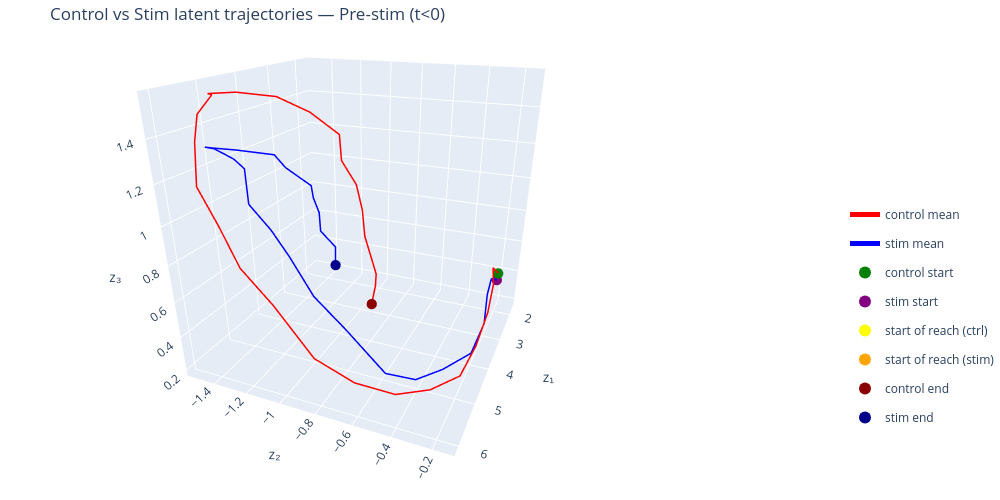

Notebook code cell kept with this figure:
### Code cell
# Plot without offset
fig = plot_latent_phase_portrait_shared(
    z_control=z_control,
    z_stim=z_stim_1,
    centers_ms_control=centers_ms_control,
    centers_ms_stim=centers_ms_stim,
    alpha_trials=0.05,
    stim_z1_offset=0.0, 
    time_window="prestim",
    show_markers=False,
    show_trials=False,
    highlight_segments=True,
)

fig.update_layout(scene_camera=dict(
    eye=dict(x=1.75, y=0.75, z=0.75),
    center=dict(x=0, y=0, z=-0.2)
))

fig.show()

### Figure 1 — Plotly figure (JSON) as saved in the notebook; plotly's stock layout.template omitted (floating-point values rounded to 4 significant figures)
{"data": [{"legendgroup": "control mean", "line": {"color": "red", "width": 3}, "marker": {"color": [-590.0, -570.0, -550.0, -530.0, -510.0, -490.0, -470.0, -450.0, -430.0, -410.0, -390.0, -370.0, -350.0, -330.0, -310.0, -290.0, -270.0, -250.0, -230.0, -210.0, -190.0, -170.0, -150.0, -130.0, -110.0, -90.0, -70.0, -50.0, -30.0, -10.0], "colorscale": [[0, "#440154"], [0.1111, "#482878"], [0.2222, "#3e4989"], [0.3333, "#31688e"], [0.4444, "#26828e"], [0.5556, "#1f9e89"], [0.6667, "#35b779"], [0.7778, "#6ece58"], [0.8889, "#b5de2b"], [1, "#fde725"]], "showscale": false, "size": 3}, "mode": "lines", "name": "control mean", "showlegend": true, "type": "scatter3d", "x": [1.683, 2.485, 3.222, 3.865, 4.434, 4.975, 5.369, 5.721, 5.938, 6.07, 5.892, 5.915, 5.774, 5.738, 5.414, 5.237, 4.982, 5.289, 5.006, 4.552, 4.301, 4.197, 4.625, 4.686, 4.866, 5.133, 5.204, 5.187, 5.213, 5.382], "y": [-0.2125, -0.2077, -0.1586, -0.1398, -0.1521, -0.1849, -0.2994, -0.4397, -0.624, -0.8134, -1.056, -1.222, -1.353, -1.462, -1.525, -1.535, -1.499, -1.445, -1.353, -1.224, -1.087, -0.9441, -0.8698, -0.7843, -0.7284, -0.6791, -0.6366, -0.6134, -0.6136, -0.6103], "z": [0.3809, 0.5319, 0.5426, 0.4795, 0.378, 0.2995, 0.2694, 0.2787, 0.3392, 0.4506, 0.649, 0.8161, 0.988, 1.162, 1.339, 1.456, 1.533, 1.556, 1.555, 1.523, 1.448, 1.347, 1.26, 1.161, 1.062, 0.9712, 0.8808, 0.7992, 0.7403, 0.6735]}, {"legendgroup": "control mean", "line": {"color": "limegreen", "width": 6}, "marker": {"color": "limegreen", "size": 5}, "mode": "lines", "name": "control mean IR region", "showlegend": false, "type": "scatter3d", "x": [5.382], "y": [-0.6103], "z": [0.6735]}, {"legendgroup": "control mean", "line": {"color": "red", "width": 3}, "marker": {"color": [], "colorscale": [[0, "#440154"], [0.1111, "#482878"], [0.2222, "#3e4989"], [0.3333, "#31688e"], [0.4444, "#26828e"], [0.5556, "#1f9e89"], [0.6667, "#35b779"], [0.7778, "#6ece58"], [0.8889, "#b5de2b"], [1, "#fde725"]], "showscale": false, "size": 3}, "mode": "lines", "name": "control mean", "showlegend": false, "type": "scatter3d", "x": [], "y": [], "z": []}, {"legendgroup": "stim mean", "line": {"color": "blue", "width": 3}, "marker": {"color": [-590.0, -570.0, -550.0, -530.0, -510.0, -490.0, -470.0, -450.0, -430.0, -410.0, -390.0, -370.0, -350.0, -330.0, -310.0, -290.0, -270.0, -250.0, -230.0, -210.0, -190.0, -170.0, -150.0, -130.0, -110.0, -90.0, -70.0, -50.0, -30.0], "colorscale": [[0, "#440154"], [0.1111, "#482878"], [0.2222, "#3e4989"], [0.3333, "#31688e"], [0.4444, "#26828e"], [0.5556, "#1f9e89"], [0.6667, "#35b779"], [0.7778, "#6ece58"], [0.8889, "#b5de2b"], [1, "#fde725"]], "showscale": false, "size": 3}, "mode": "lines", "name": "stim mean", "showlegend": true, "type": "scatter3d", "x": [1.66, 2.45, 3.139, 3.748, 4.275, 4.643, 4.948, 5.073, 4.815, 4.751, 4.513, 4.5, 4.612, 4.347, 4.571, 4.841, 5.046, 5.264, 5.18, 4.856, 4.219, 4.303, 4.243, 4.185, 4.389, 4.553, 4.802, 4.688, 4.873], "y": [-0.2171, -0.2125, -0.1905, -0.1587, -0.1825, -0.3013, -0.4172, -0.5715, -0.8352, -1.035, -1.22, -1.329, -1.434, -1.499, -1.508, -1.511, -1.509, -1.508, -1.493, -1.422, -1.328, -1.248, -1.18, -1.12, -1.074, -1.015, -0.9683, -0.9053, -0.8784], "z": [0.3293, 0.4543, 0.4613, 0.3871, 0.2947, 0.2352, 0.2029, 0.2238, 0.3746, 0.5217, 0.6897, 0.8256, 0.9675, 1.129, 1.196, 1.248, 1.284, 1.308, 1.299, 1.273, 1.211, 1.16, 1.112, 1.069, 1.028, 0.9747, 0.912, 0.8234, 0.7535]}, {"legendgroup": "stim mean", "line": {"color": "limegreen", "width": 6}, "marker": {"color": "limegreen", "size": 5}, "mode": "lines", "name": "stim mean IR region", "showlegend": false, "type": "scatter3d", "x": [4.873], "y": [-0.8784], "z": [0.7535]}, {"legendgroup": "stim mean", "line": {"color": "blue", "width": 3}, "marker": {"color": [], "colorbar": {"thickness": 15, "title": {"text": "Time (ms)"}, "x": 1}, "colorscale": [[0, "#440154"], [0.1111, "#482878"], [0.2222, "#3e4989"], [0.3333, "#31688e"], [0.4444, "#26828e"], [0.5556, "#1f9e89"], [0.6667, "#35b779"], [0.7778, "#6ece58"], [0.8889, "#b5de2b"], [1, "#fde725"]], "showscale": true, "size": 3}, "mode": "lines", "name": "stim mean", "showlegend": false, "type": "scatter3d", "x": [], "y": [], "z": []}, {"marker": {"color": "green", "size": 6}, "mode": "markers", "name": "control start", "type": "scatter3d", "x": [1.683], "y": [-0.2125], "z": [0.3809]}, {"marker": {"color": "purple", "size": 6}, "mode": "markers", "name": "stim start", "type": "scatter3d", "x": [1.66], "y": [-0.2171], "z": [0.3293]}, {"marker": {"color": "yellow", "size": 6}, "mode": "markers", "name": "start of reach (ctrl)", "type": "scatter3d", "x": [5.382], "y": [-0.6103], "z": [0.6735]}, {"marker": {"color": "orange", "size": 6}, "mode": "markers", "name": "start of reach (stim)", "type": "scatter3d", "x": [4.873], "y": [-0.8784], "z": [0.7535]}, {"marker": {"color": "darkred", "size": 6}, "mode": "markers", "name": "control end", "type": "scatter3d", "x": [5.382], "y": [-0.6103], "z": [0.6735]}, {"marker": {"color": "darkblue", "size": 6}, "mode": "markers", "name": "stim end", "type": "scatter3d", "x": [4.873], "y": [-0.8784], "z": [0.7535]}], "layout": {"height": 500, "legend": {"itemsizing": "constant", "x": 1.15, "y": 0.4}, "margin": {"b": 0, "l": 0, "r": 0, "t": 40}, "scene": {"aspectmode": "cube", "camera": {"center": {"x": 0, "y": 0, "z": -0.2}, "eye": {"x": 1.75, "y": 0.75, "z": 0.75}}, "xaxis": {"showbackground": true, "showgrid": true, "showticklabels": true, "title": {"text": "z₁"}}, "yaxis": {"showbackground": true, "showgrid": true, "showticklabels": true, "title": {"text": "z₂"}}, "zaxis": {"showbackground": true, "showgrid": true, "showticklabels": true, "title": {"text": "z₃"}}}, "title": {"text": "Control vs Stim latent trajectories — Pre-stim (t<0)"}, "width": 1000}}
